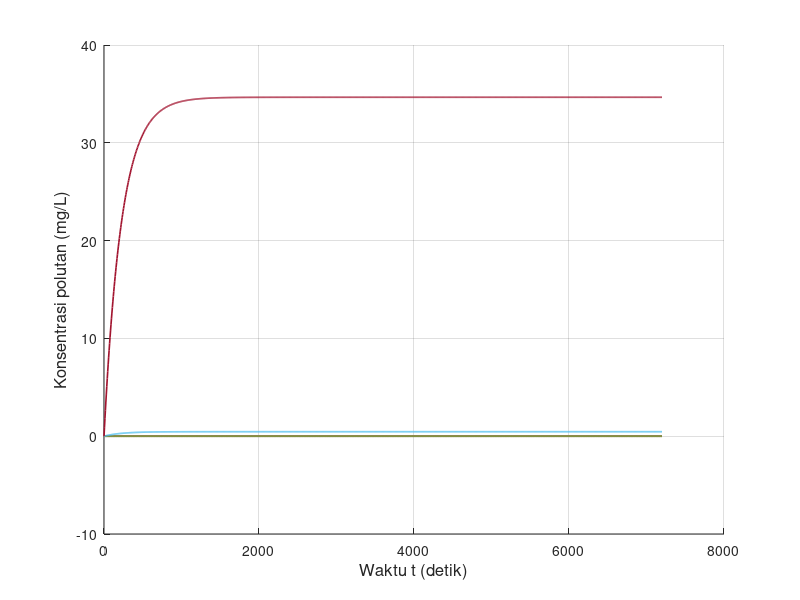

Write the MATLAB code that produced this figure. (Note: this script raises an error after producing the figure.)
clear; clc; close all;

% Feby Syarief Al A`raaf
% 26050124130087
% Oseanografi C
%
% Simulasi difusi 1 dimensi metode Crank-Nicolson
% Sumber polutan kontinu
% Grafik: konsentrasi polutan terhadap waktu
% NIM = 087, sehingga:
% x = 0, y = 8, z = 7

x_digit = 0;
y_digit = 8;
z_digit = 7;

C_source = 10 * z_digit;

L = 3000;
T = 7200;

scenario(1).nama = 'Skenario 1';
scenario(1).dx   = 15;
scenario(1).dt   = 6;
scenario(1).G    = 0.5;
scenario(1).m    = 15 + z_digit;

scenario(2).nama = 'Skenario 2';
scenario(2).dx   = 30;
scenario(2).dt   = 6;
scenario(2).G    = 0.05;
scenario(2).m    = 30 + z_digit;

scenario(3).nama = 'Skenario 3';
scenario(3).dx   = 15;
scenario(3).dt   = 6;
scenario(3).G    = 1;
scenario(3).m    = 15 + z_digit;

folder_output = 'output_Kontinu_CN_Polutan_Terhadap_Waktu';
if ~exist(folder_output, 'dir')
    mkdir(folder_output);
end

for s = 1:numel(scenario)

    fprintf('\nMemproses %s\n', scenario(s).nama);

    dx       = scenario(s).dx;
    dt       = scenario(s).dt;
    G        = scenario(s).G;
    m_source = scenario(s).m;

    M_grid = round(L / dx) + 1;
    Mmax   = max(M_grid, m_source);
    Nmax   = round(T / dt);

    alpha = (G * dt) / (dx^2);

    fprintf('dx = %.3f m, dt = %.3f s, G = %.3f m^2/s, m = %d\n', dx, dt, G, m_source);
    fprintf('Mmax = %d, Nmax = %d, alpha = %.6f\n', Mmax, Nmax, alpha);

    F = zeros(Nmax + 1, Mmax);

    t_step = 0:Nmax;
    t_time = t_step * dt;

    rv = [10 12 14 16 19 21 23];
    rv_valid = rv(rv >= 1 & rv <= Mmax);

    if length(rv_valid) < length(rv)
        fprintf('%s: beberapa grid berada di luar domain sehingga tidak digrafikkan.\n', scenario(s).nama);
    end

    a = -alpha;
    b = 2 + 2 * alpha;
    c = -alpha;

    H = zeros(1, Mmax);
    Q = zeros(1, Mmax);
    D = zeros(1, Mmax);

    for n = 1:Nmax

        F(n, m_source) = C_source;

        for i = 2:(Mmax-1)
            D(i) = alpha * F(n, i+1) + (2 - 2 * alpha) * F(n, i) + alpha * F(n, i-1);
        end

        D(2)      = D(2) + alpha * F(n+1, 1);
        D(Mmax-1) = D(Mmax-1) + alpha * F(n+1, Mmax);

        H(2) = c / b;
        Q(2) = D(2) / b;

        for i = 3:(Mmax-1)
            denom = b - a * H(i-1);
            H(i) = c / denom;
            Q(i) = (D(i) - a * Q(i-1)) / denom;
        end

        F(n+1, Mmax-1) = Q(Mmax-1);

        for j = (Mmax-2):-1:2
            F(n+1, j) = H(j) * F(n+1, j+1) + Q(j);
        end

        F(n+1, 1)    = F(n+1, 2);
        F(n+1, Mmax) = F(n+1, Mmax-1);
        F(n+1, m_source) = C_source;
    end

    fig = figure('Visible', 'off', 'Position', [100 100 1400 600]);
    hold on;

    legend_text = {};

    for k = 1:length(rv_valid)
        plot(t_time, F(:, rv_valid(k)), 'LineWidth', 1.2);
        legend_text{end+1} = sprintf('m = %d', rv_valid(k));
    end

    grid on;
    xlabel('Waktu t (detik)', 'FontSize', 12);
    ylabel('Konsentrasi polutan (mg/L)', 'FontSize', 12);
    title(sprintf('%s - Konsentrasi polutan terhadap waktu', scenario(s).nama), ...
        'Feby Syarief-0087-Ose C', 'FontSize', 14, 'FontWeight', 'bold');
    xlim([t_time(1), t_time(end)]);

    y_max = max(F(:, rv_valid), [], 'all');
    if isempty(y_max) || isnan(y_max) || y_max <= 0
        ylim([0 1]);
    else
        ylim([0, max(C_source * 1.2, y_max * 1.1)]);
    end

    set(gca, 'FontSize', 11);

    legend(legend_text, ...
        'Location', 'northwest', ...
        'FontSize', 8, ...
        'NumColumns', 2, ...
        'Box', 'on');

    hold off;

    nama_file = sprintf('cn_kontinu_waktu_skenario_%d.png', s);
    saveas(fig, fullfile(folder_output, nama_file));
    close(fig);

    fprintf('%s selesai diproses.\n', scenario(s).nama);
end

fprintf('\nSemua skenario telah selesai diproses.\n');
